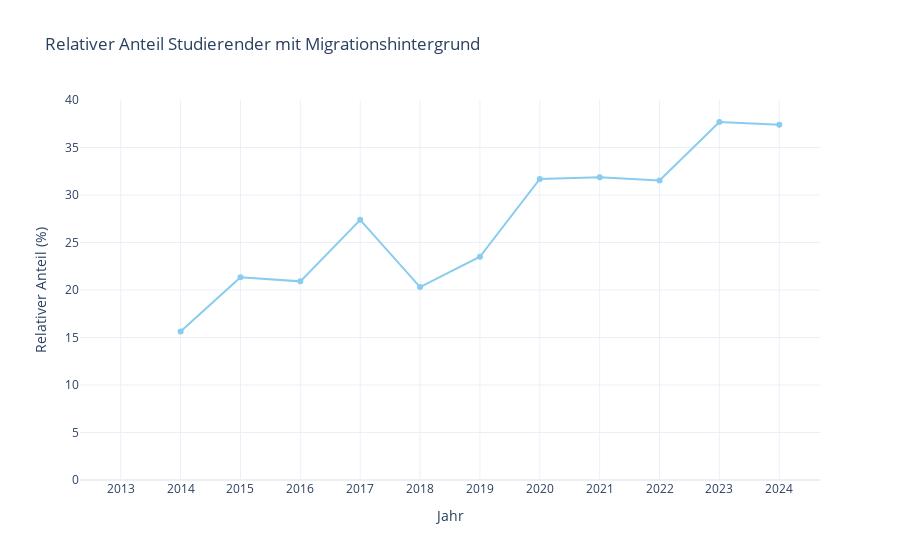

The notebook cell this image was saved under:
### Code cell
# Alle Sheets einlesen, aber das erste Blatt ignorieren
sheets = pd.read_excel(file_path, sheet_name=None, engine="openpyxl")

# Das erste Blatt entfernen
sheets.pop(next(iter(sheets)))  # Entfernt das erste Blatt basierend auf der Reihenfolge

# Dictionary zur Speicherung der Werte
gewichteter_anteil = {}  # Gewichtete relative Quote basierend auf der tatsächlichen Gesamtzahl

# Durch alle verbleibenden Jahre iterieren
for jahr, df in sheets.items():
    df.columns = df.columns.astype(str).str.strip()
    
    # Extrahiere die Zeilen mit "Migrationshintergrund (%)"
    migration_row = df[df["Variable"].str.contains("Migrationshintergrund", na=False) & 
                       df["Category"].str.contains("\(\%\)", na=False)]
    
    # Extrahiere die Zeilen mit "Anzahl Studierende"
    total_students_row = df[df["Variable"].str.contains("Rücklaufquote", na=False) & 
                            df["Category"].str.contains("Anzahl Studierende", na=False)]
    
    if not migration_row.empty and not total_students_row.empty:
        # Gesamtanzahl der Studierenden summieren
        total_students = total_students_row.iloc[:, 2:].sum(axis=1).values[0]

        # Mittelwert des Anteils über alle Studiengänge berechnen
        avg_migration_rate = migration_row.iloc[:, 2:].mean(axis=1).values[0]

        # Gewichteter relativer Anteil berechnet als: (absolute Anzahl / Gesamtzahl der Studierenden) * 100
        gewichteter_anteil[jahr] = (avg_migration_rate / 100) * 100

# Daten als DataFrame formatieren
df_migration = pd.DataFrame({
    "Jahr": list(gewichteter_anteil.keys()),
    "Gewichteter Relativer Anteil (%)": list(gewichteter_anteil.values())
})

df_migration = df_migration.sort_values(by="Jahr")

# Plot mit Plotly erstellen
fig = px.line(
    df_migration, 
    x="Jahr", 
    y="Gewichteter Relativer Anteil (%)", 
    markers=True, 
    title="Relativer Anteil Studierender mit Migrationshintergrund",
    color_discrete_sequence=px.colors.qualitative.Safe
)

fig.update_layout(
    xaxis_title="Jahr",
    yaxis_title="Relativer Anteil (%)",
    yaxis=dict(range=[0, 40]),
    template="plotly_white"
)

fig.show()

### Figure 1 — Plotly figure (JSON) as saved in the notebook; plotly's stock layout.template omitted (floating-point values rounded to 4 significant figures)
{"data": [{"hovertemplate": "Jahr=%{x}<br>Gewichteter Relativer Anteil (%)=%{y}<extra></extra>", "legendgroup": "", "line": {"color": "rgb(136, 204, 238)", "dash": "solid"}, "marker": {"symbol": "circle"}, "mode": "lines+markers", "name": "", "orientation": "v", "showlegend": false, "type": "scatter", "x": ["2013", "2014", "2015", "2016", "2017", "2018", "2019", "2020", "2021", "2022", "2023", "2024"], "xaxis": "x", "y": [NaN, 15.64, 21.33, 20.91, 27.38, 20.31, 23.5, 31.69, 31.86, 31.53, 37.69, 37.38], "yaxis": "y"}], "layout": {"legend": {"tracegroupgap": 0}, "title": {"text": "Relativer Anteil Studierender mit Migrationshintergrund"}, "xaxis": {"anchor": "y", "domain": [0, 1], "title": {"text": "Jahr"}}, "yaxis": {"anchor": "x", "domain": [0, 1], "range": [0, 40], "title": {"text": "Relativer Anteil (%)"}}}}
